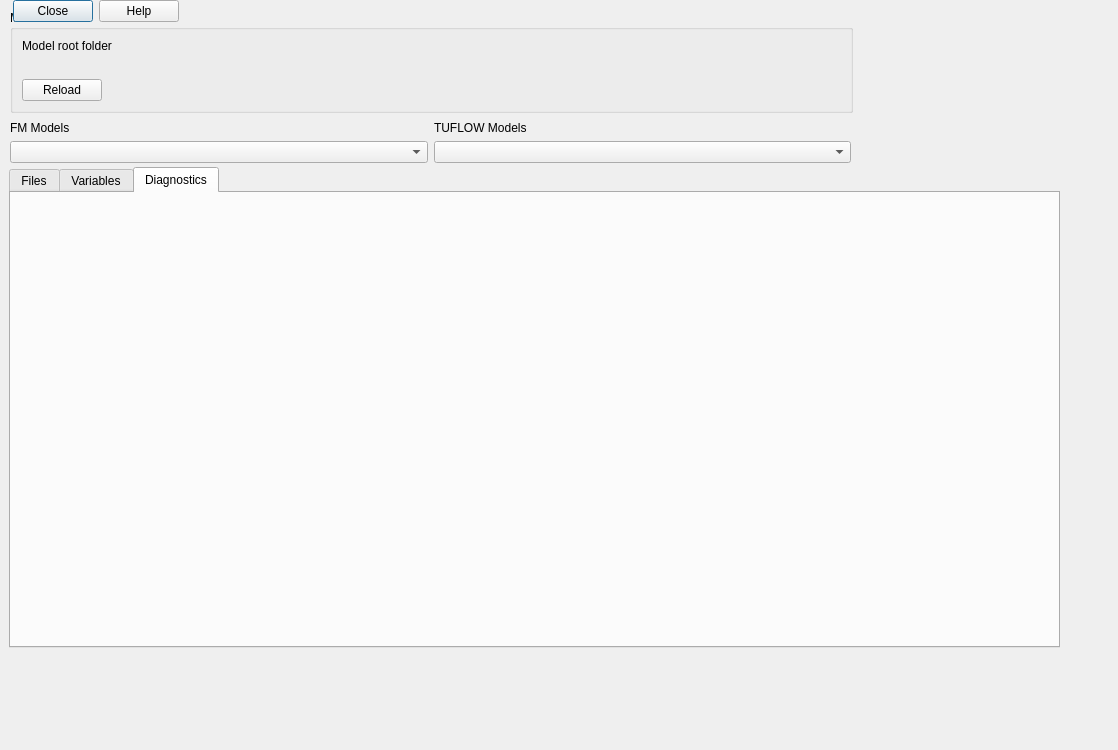
<?xml version="1.0" encoding="UTF-8"?>
<ui version="4.0">
 <class>FmpTuflowVariablesCheckDialog</class>
 <widget class="QDialog" name="FmpTuflowVariablesCheckDialog">
  <property name="geometry">
   <rect>
    <x>0</x>
    <y>0</y>
    <width>1118</width>
    <height>750</height>
   </rect>
  </property>
  <property name="windowTitle">
   <string>Check Default FMP-TUFLOW Variables</string>
  </property>
  <property name="sizeGripEnabled">
   <bool>false</bool>
  </property>
  <property name="modal">
   <bool>false</bool>
  </property>
  <widget class="QTabWidget" name="resultsTabWidget">
   <property name="geometry">
    <rect>
     <x>9</x>
     <y>167</y>
     <width>1051</width>
     <height>481</height>
    </rect>
   </property>
   <property name="currentIndex">
    <number>2</number>
   </property>
   <widget class="QWidget" name="filesTab">
    <attribute name="title">
     <string>Files</string>
    </attribute>
    <layout class="QVBoxLayout" name="verticalLayout"/>
   </widget>
   <widget class="QWidget" name="variablesTab">
    <attribute name="title">
     <string>Variables</string>
    </attribute>
    <layout class="QVBoxLayout" name="verticalLayout_9"/>
   </widget>
   <widget class="QWidget" name="diagnosticsTab">
    <attribute name="title">
     <string>Diagnostics</string>
    </attribute>
   </widget>
  </widget>
  <widget class="QGroupBox" name="modelFolderGroupbox">
   <property name="geometry">
    <rect>
     <x>10</x>
     <y>10</y>
     <width>843</width>
     <height>103</height>
    </rect>
   </property>
   <property name="title">
    <string>Model location</string>
   </property>
   <layout class="QVBoxLayout" name="verticalLayout_3">
    <item>
     <widget class="QLabel" name="label_14">
      <property name="text">
       <string>Model root folder</string>
      </property>
     </widget>
    </item>
    <item>
     <widget class="QgsFileWidget" name="modelFolderFileWidget"/>
    </item>
    <item>
     <layout class="QHBoxLayout" name="horizontalLayout_8">
      <item>
       <widget class="QPushButton" name="reloadBtn">
        <property name="text">
         <string>Reload</string>
        </property>
        <property name="autoDefault">
         <bool>false</bool>
        </property>
       </widget>
      </item>
      <item>
       <spacer name="horizontalSpacer_6">
        <property name="orientation">
         <enum>Qt::Horizontal</enum>
        </property>
        <property name="sizeHint" stdset="0">
         <size>
          <width>40</width>
          <height>20</height>
         </size>
        </property>
       </spacer>
      </item>
     </layout>
    </item>
   </layout>
  </widget>
  <widget class="QWidget" name="horizontalLayoutWidget">
   <property name="geometry">
    <rect>
     <x>10</x>
     <y>120</y>
     <width>841</width>
     <height>43</height>
    </rect>
   </property>
   <layout class="QHBoxLayout" name="horizontalLayout_9">
    <item>
     <layout class="QVBoxLayout" name="verticalLayout_11">
      <item>
       <widget class="QLabel" name="label_15">
        <property name="text">
         <string>FM Models</string>
        </property>
       </widget>
      </item>
      <item>
       <widget class="QComboBox" name="fmModelsCBox"/>
      </item>
     </layout>
    </item>
    <item>
     <layout class="QVBoxLayout" name="verticalLayout_12">
      <item>
       <widget class="QLabel" name="label_16">
        <property name="text">
         <string>TUFLOW Models</string>
        </property>
       </widget>
      </item>
      <item>
       <widget class="QComboBox" name="tuflowModelsCBox"/>
      </item>
     </layout>
    </item>
   </layout>
  </widget>
  <widget class="QWidget" name="">
   <layout class="QHBoxLayout" name="horizontalLayout_5">
    <item>
     <widget class="QLabel" name="statusLabel">
      <property name="text">
       <string/>
      </property>
     </widget>
    </item>
    <item>
     <widget class="QDialogButtonBox" name="buttonBox">
      <property name="orientation">
       <enum>Qt::Horizontal</enum>
      </property>
      <property name="standardButtons">
       <set>QDialogButtonBox::Close|QDialogButtonBox::Help</set>
      </property>
     </widget>
    </item>
   </layout>
  </widget>
 </widget>
 <customwidgets>
  <customwidget>
   <class>QgsFileWidget</class>
   <extends>QWidget</extends>
   <header>qgsfilewidget.h</header>
  </customwidget>
 </customwidgets>
 <resources/>
 <connections>
  <connection>
   <sender>buttonBox</sender>
   <signal>accepted()</signal>
   <receiver>FmpTuflowVariablesCheckDialog</receiver>
   <slot>accept()</slot>
   <hints>
    <hint type="sourcelabel">
     <x>248</x>
     <y>254</y>
    </hint>
    <hint type="destinationlabel">
     <x>157</x>
     <y>274</y>
    </hint>
   </hints>
  </connection>
  <connection>
   <sender>buttonBox</sender>
   <signal>rejected()</signal>
   <receiver>FmpTuflowVariablesCheckDialog</receiver>
   <slot>reject()</slot>
   <hints>
    <hint type="sourcelabel">
     <x>316</x>
     <y>260</y>
    </hint>
    <hint type="destinationlabel">
     <x>286</x>
     <y>274</y>
    </hint>
   </hints>
  </connection>
 </connections>
</ui>
